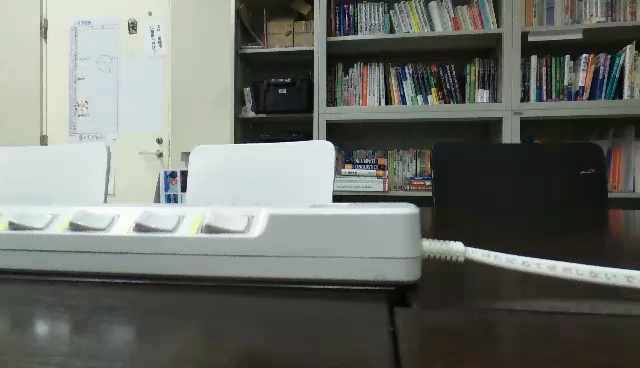
//> input picture BebopDrone2/Release/color.jpg, 640 x 368 px, given in place of color.jpg����, which was not available
$ ./HOG_learn ../../BebopDrone2/Release/color.jpg ../../BebopDrone2/Release/hsv.jpg ../../BebopDrone2/Release/hsv.jpg ../../BebopDrone2/Release/hsv.jpg   (built with g++ and OpenCV 4)
//> lines starting //> are read from the running program, lines starting //| are printed output that depends on the picture; pictures that were not available may be replaced by others from this repository, and a replacement may not be noted
#include <opencv2/opencv.hpp>

#include <string>
#include <iostream>
#include <fstream>
#include <vector>

#include <time.h>

using namespace cv;
using namespace cv::ml;
using namespace std;

void get_svm_detector(const Ptr<SVM>& svm, vector< float > & hog_detector );
void convert_to_ml(const std::vector< cv::Mat > & train_samples, cv::Mat& trainData );
void load_images( const string & prefix, const string & filename, vector< Mat > & img_lst );
void sample_neg( const vector< Mat > & full_neg_lst, vector< Mat > & neg_lst, const Size & size );
Mat get_hogdescriptor_visu(const Mat& color_origImg, vector<float>& descriptorValues, const Size & size );
void compute_hog( const vector< Mat > & img_lst, vector< Mat > & gradient_lst, const Size & size );
void train_svm( const vector< Mat > & gradient_lst, const vector< int > & labels );
void draw_locations( Mat & img, const vector< Rect > & locations, const Scalar & color );
void test_it( const Size & size );

// [19 lines left out: function get_svm_detector, not called in this run]


/*
* Convert training/testing set to be used by OpenCV Machine Learning algorithms.
* TrainData is a matrix of size (#samples x max(#cols,#rows) per samples), in 32FC1.
* Transposition of samples are made if needed.
*/
void convert_to_ml(const std::vector< cv::Mat > & train_samples, cv::Mat& trainData )
{
    //--Convert data
    const int rows = (int)train_samples.size();
    const int cols = (int)std::max( train_samples[0].cols, train_samples[0].rows );
    cv::Mat tmp(1, cols, CV_32FC1); //< used for transposition if needed
    trainData = cv::Mat(rows, cols, CV_32FC1 );
    vector< Mat >::const_iterator itr = train_samples.begin();
    vector< Mat >::const_iterator end = train_samples.end();
    for( int i = 0 ; itr != end ; ++itr, ++i )
    {
        CV_Assert( itr->cols == 1 ||
            itr->rows == 1 );
        if( itr->cols == 1 )
        {
            transpose( *(itr), tmp );
            tmp.copyTo( trainData.row( i ) );
        }
        else if( itr->rows == 1 )
        {
            itr->copyTo( trainData.row( i ) );
        }
    }
}

void load_images( const string & prefix, const string & filename, vector< Mat > & img_lst )
{
    string line;
    ifstream file;

    file.open( (prefix+filename).c_str() );
    if( !file.is_open() )
    {
        cerr << "Unable to open the list of images from " << filename << " filename." << endl;
        exit( -1 );
    }

    bool end_of_parsing = false;
    while( !end_of_parsing )
    {
        getline( file, line );
        if( line == "" ) // no more file to read
        {
            end_of_parsing = true;
            break;
        }
        Mat img = imread( (prefix+line).c_str() ); // load the image

        if( img.empty() ) // invalid image, just skip it.

            continue;
#ifdef _DEBUG
        imshow( "image", img );
        waitKey( 10 );
#endif
        img_lst.push_back( img.clone() );
    }
}

void sample_neg( const vector< Mat > & full_neg_lst, vector< Mat > & neg_lst, const Size & size )
{
    Rect box;
    box.width = size.width;
    box.height = size.height;

    const int size_x = box.width;
    const int size_y = box.height;

    srand( (unsigned int)time( NULL ) );

    vector< Mat >::const_iterator img = full_neg_lst.begin();
    vector< Mat >::const_iterator end = full_neg_lst.end();
    for( ; img != end ; ++img )
    {
        box.x = rand() % (img->cols - size_x);
        box.y = rand() % (img->rows - size_y);
        Mat roi = (*img)(box);
        neg_lst.push_back( roi.clone() );
#ifdef _DEBUG
        imshow( "img", roi.clone() );
        waitKey( 10 );
#endif
    }
}

// From http://www.juergenwiki.de/work/wiki/doku.php?id=public:hog_descriptor_computation_and_visualization
// [157 lines left out: function get_hogdescriptor_visu, not called in this run]

void compute_hog( const vector< Mat > & img_lst, vector< Mat > & gradient_lst, const Size & size )
{
    HOGDescriptor hog;
    hog.winSize = size;
    Mat gray;
    vector< Point > location;
    vector< float > descriptors;

    vector< Mat >::const_iterator img = img_lst.begin();
    vector< Mat >::const_iterator end = img_lst.end();
    for( ; img != end ; ++img )
    {
        cvtColor( *img, gray, COLOR_BGR2GRAY );
        hog.compute( gray, descriptors, Size( 8, 8 ), Size( 0, 0 ), location );
        gradient_lst.push_back( Mat( descriptors ).clone() );
#ifdef _DEBUG
        imshow( "gradient", get_hogdescriptor_visu( img->clone(), descriptors, size ) );
        waitKey( 10 );
#endif
    }
}

void train_svm( const vector< Mat > & gradient_lst, const vector< int > & labels )
{

    Mat train_data;
    convert_to_ml( gradient_lst, train_data );

    clog << "Start training...";
    Ptr<SVM> svm = SVM::create();
    /* Default values to train SVM */
    svm->setCoef0(0.0);
    svm->setDegree(3);
    svm->setTermCriteria(TermCriteria( CV_TERMCRIT_ITER+CV_TERMCRIT_EPS, 1000, 1e-3 ));
    svm->setGamma(0);
    svm->setKernel(SVM::LINEAR);
    svm->setNu(0.5);
    svm->setP(0.1); // for EPSILON_SVR, epsilon in loss function?
    svm->setC(0.01); // From paper, soft classifier
    svm->setType(SVM::EPS_SVR); // C_SVC; // EPSILON_SVR; // may be also NU_SVR; // do regression task
    svm->train(train_data, ROW_SAMPLE, Mat(labels));
    clog << "...[done]" << endl;

    svm->save( "my_people_detector.yml" );
}

// [65 lines left out: functions draw_locations, test_it, not called in this run]

int main( int argc, char** argv )
{
    if( argc != 5 )
    {
        cout << "Wrong number of parameters." << endl
            << "Usage: " << argv[0] << " pos_dir pos.lst neg_dir neg.lst" << endl
            << "example: " << argv[0] << " /INRIA_dataset/ Train/pos.lst /INRIA_dataset/ Train/neg.lst" << endl;
        exit( -1 );
    }
    vector< Mat > pos_lst;	//it's the positive image list
    vector< Mat > full_neg_lst;	//it's the full negative image list
    vector< Mat > neg_lst;	//it's the negative image list sampled by full list
    vector< Mat > gradient_lst;	//it's the gradient list of HOG
    vector< int > labels;	//it's the label

    load_images( argv[1], argv[2], pos_lst );	//画像を読み込んでpos_lstに書き込み
//> in load_images, img is the input picture: 368 rows x 640 cols, CV_8UC3; mean B, G, R 105.4, 111.3, 107.8
    labels.assign( pos_lst.size(), +1 );	//labelsに正解ラベルを書き込み
//> labels = [1]

    const unsigned int old = (unsigned int)labels.size();	//正解ラベルサイズ書き込み
//> old = 1
    load_images( argv[3], argv[4], full_neg_lst );	//不正解画像をfull_neg_llstに書き込み
//> call 2 of load_images, with prefix = "../../BebopDrone2/Release/hsv.jpg", filename = "../../BebopDrone2/Release/hsv.jpg"
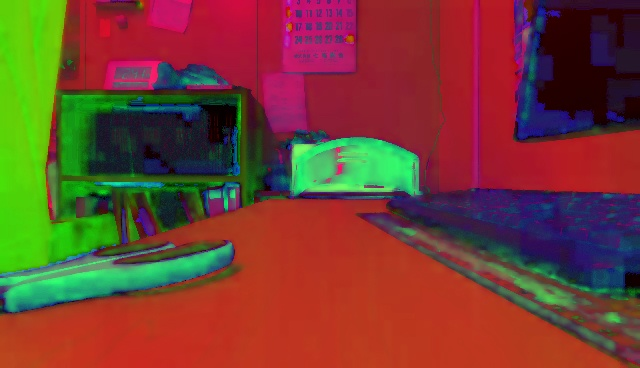
//> input picture BebopDrone2/Release/hsv.jpg, 640 x 368 px, given in place of hsv.jpg����, which was not available
//> in load_images, img is the input picture: 368 rows x 640 cols, CV_8UC3; mean B, G, R 49.2, 63.5, 115.7
    sample_neg( full_neg_lst, neg_lst, Size( 96,160 ) );	//full_neg_lstを指定サイズに切り出してneg_lstに書き込み
//> in sample_neg, `box.width = size.width;`: box = Rect(0, 0, 96, 0)
//> in sample_neg, `box.height = size.height;`: box = Rect(0, 0, 96, 160)
//> in sample_neg, `const int size_x = box.width;`: size_x = 96
//> in sample_neg, `const int size_y = box.height;`: size_y = 160
//> the loop in sample_neg, `for( ; img != end ; ++img )` made 1 pass
//> pass 1, in sample_neg, `Mat roi = (*img)(box);`:
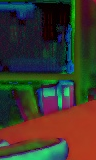
//> roi: 160 rows x 96 cols, CV_8UC3; mean B, G, R 42.8, 55.7, 60.9
    labels.insert( labels.end(), neg_lst.size(), -1 );	//labelsに不正解ラベルを追加
//> labels = [1, -1]
    CV_Assert( old < labels.size() );	//不正解ラベルが書き込まれているかチェック

    compute_hog( pos_lst, gradient_lst, Size( 96, 160 ) );	//正解画像のHOG特徴量を計算し、gradient_lstに格納
//> in compute_hog, `hog.winSize = size;`: hog.winSize = Size(96, 160)
//> the loop in compute_hog, `for( ; img != end ; ++img )` made 1 pass
//> pass 1, in compute_hog, `cvtColor( *img, gray, COLOR_BGR2GRAY );`:
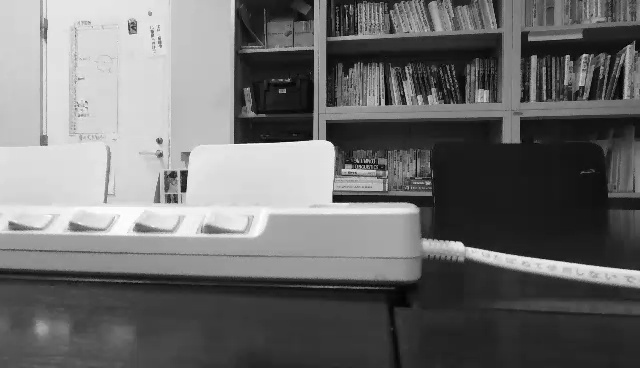
//> gray: 368 rows x 640 cols, CV_8UC1; min 0, max 254, mean 109.6
    compute_hog( neg_lst, gradient_lst, Size( 96, 160 ) );	//不正解画像のHOG特徴量を計算し、gradient_lstに格納
//> the loop in compute_hog (call 2), `for( ; img != end ; ++img )` made 1 pass
//> pass 1, in compute_hog (call 2), `cvtColor( *img, gray, COLOR_BGR2GRAY );`:
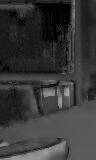
//> gray: 160 rows x 96 cols, CV_8UC1; min 0, max 167, mean 55.8
//> after the loop in compute_hog (call 2), `for( ; img != end ; ++img )`: descriptors = 7524 values, max 0.584 at index 6682, min 0 at index 5333, mean 0.134

    train_svm( gradient_lst, labels );	//svmを学習
//> in convert_to_ml, `const int rows = (int)train_samples.size();`: rows = 2
//> in convert_to_ml, `const int cols = (int)std::max( train_samples[0].cols, train_samples[0..`: cols = 14017212
//> (the run ends here: the program stops with an error, at `tmp.copyTo( trainData.row( i ) );`)
